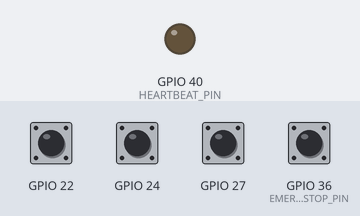
A program run on a simulated Raspberry Pi (BCM pin numbers). Parts: output pins drawn as LEDs (lit = HIGH). Dashed ring = blinking. The inputs (shaded band) are chosen by the test bench; at power-on: GPIO 22, GPIO 24, GPIO 27, GPIO 36 (EMERGENCY_STOP_PIN) HIGH. The clock reads 2024-03-15 10:24:30 at power-on unless the program sets it; what the program prints to the terminal is not drawn. At 17.7 s the program stops and its outputs stay as they are.

Above: at 5.0 s.
5.1 s: GPIO 22 pulled LOW for 1 s
At 6.6 s:
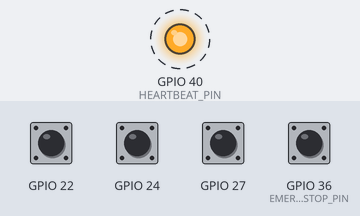
10.2 s: GPIO 24 pulled LOW for 1 s
13.7 s: GPIO 27 pulled LOW for 1 s
17.2 s: GPIO 36 (EMERGENCY_STOP_PIN) pulled LOW for 0.15 s
At 18.3 s:
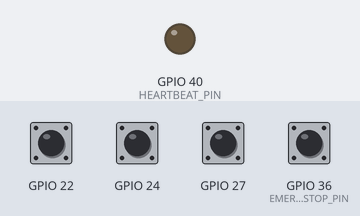
Timing chart, 0 to 19.2 s (numbered marks = the images above; inputs shaded):
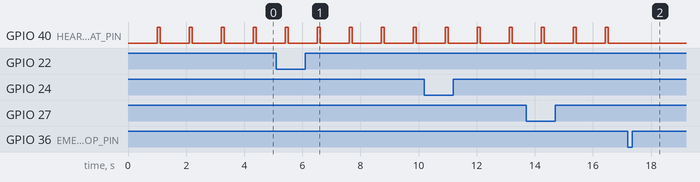

The program:

gpio_controller.py
```python
#!/usr/bin/env python3
"""
AOCROS GPIO Controller for Raspberry Pi 5
Simple ribbon cable servo/IO control
"""

import sys
import time
import signal
from dataclasses import dataclass
from typing import Optional, Dict, List

# Try pigpio first (best for servos), fall back to RPi.GPIO
try:
    import pigpio
    USE_PIGPIO = True
except ImportError:
    import RPi.GPIO as GPIO
    USE_PIGPIO = False
    print("Warning: pigpio not found, using RPi.GPIO (less precise)")

@dataclass
class ServoConfig:
    """Servo configuration per GPIO_RIBBON_SPEC.md"""
    name: str
    gpio: int
    min_pulse: int = 500    # 0° in microseconds
    max_pulse: int = 2500   # 180° in microseconds
    center: int = 1500      # 90°
    current: int = 1500

class GPIOController:
    """
    Physical GPIO controller for AOCROS
    Maps ribbon cable pins to functions
    """

    # Pin definitions from GPIO_RIBBON_SPEC.md
    EMERGENCY_STOP_PIN = 36  # GPIO 16, active low
    HEARTBEAT_PIN = 40       # GPIO 21, blink LED

    SERVOS = {
        'camera_pan':   ServoConfig('Camera Pan', 2, 500, 2500, 1500),
        'camera_tilt':  ServoConfig('Camera Tilt', 3, 500, 1500, 1000),  # Limited to 90°
        'arm_left':     ServoConfig('Left Arm', 4, 500, 2500, 1500),
        'arm_right':    ServoConfig('Right Arm', 17, 500, 2500, 1500),
        'head_rotate':  ServoConfig('Head Rotate', 18, 500, 2500, 1500),
        'motor_left':   ServoConfig('Motor L', 5, 0, 0, 0),  # PWM speed, not servo
        'motor_right':  ServoConfig('Motor R', 6, 0, 0, 0),
    }

    SENSORS = {
        'bump_front': 27,   # GPIO 27
        'bump_rear': 22,    # GPIO 22
        'ir_receiver': 24,  # GPIO 24 (TSOP38238)
    }

    def __init__(self):
        self.pi: Optional[pigpio.pi] = None
        self.running = False
        self.emergency_stop = False

    def connect(self) -> bool:
        """Initialize GPIO connection"""
        if USE_PIGPIO:
            self.pi = pigpio.pi()
            if not self.pi.connected:
                print("Failed to connect to pigpio daemon")
                return False
            print("Connected to pigpio (hardware PWM)")
        else:
            GPIO.setmode(GPIO.BCM)
            GPIO.setwarnings(False)
            print("Using RPi.GPIO (software PWM)")

        self._setup_pins()
        self.running = True
        return True

    def _setup_pins(self):
        """Configure pins per GPIO_RIBBON_SPEC.md"""
        if USE_PIGPIO:
            # Emergency stop input with pull-up
            self.pi.set_mode(self.EMERGENCY_STOP_PIN, pigpio.INPUT)
            self.pi.set_pull_up_down(self.EMERGENCY_STOP_PIN, pigpio.PUD_UP)

            # Heartbeat LED output
            self.pi.set_mode(self.HEARTBEAT_PIN, pigpio.OUTPUT)

            # Sensors as inputs
            for pin in self.SENSORS.values():
                self.pi.set_mode(pin, pigpio.INPUT)
                self.pi.set_pull_up_down(pin, pigpio.PUD_UP)
        else:
            # RPi.GPIO fallback
            GPIO.setup(self.EMERGENCY_STOP_PIN, GPIO.IN, pull_up_down=GPIO.PUD_UP)
            GPIO.setup(self.HEARTBEAT_PIN, GPIO.OUT)

            for pin in self.SENSORS.values():
                GPIO.setup(pin, GPIO.IN, pull_up_down=GPIO.PUD_UP)

    def set_servo(self, servo_name: str, angle: float) -> bool:
        """
        Set servo angle (0-180 degrees)
        Returns False if emergency stopped
        """
        if self.emergency_stop:
            return False

        servo = self.SERVOS.get(servo_name)
        if not servo:
            return False

        # Clamp angle
        angle = max(0, min(180, angle))

        # Map angle to pulse width
        pulse = servo.min_pulse + (angle / 180.0) * (servo.max_pulse - servo.min_pulse)
        servo.current = int(pulse)

        if USE_PIGPIO:
            self.pi.set_servo_pulsewidth(servo.gpio, servo.current)
        else:
            # Software PWM fallback (less accurate)
            pwm = GPIO.PWM(servo.gpio, 50)  # 50Hz
            pwm.start(0)
            duty = (pulse / 20000) * 100  # Convert μs to % duty
            pwm.ChangeDutyCycle(duty)
            time.sleep(0.1)  # Allow servo to move

        return True

    def center_all_servos(self):
        """Return all servos to center position"""
        for name in self.SERVOS.keys():
            if 'motor' not in name:  # Skip DC motors
                self.set_servo(name, 90)
                time.sleep(0.05)  # Stagger to avoid power spike

    def read_sensors(self) -> Dict[str, bool]:
        """Read all sensors, returns dict of sensor:pressed"""
        state = {}

        if USE_PIGPIO:
            for name, pin in self.SENSORS.items():
                # Active low (pulled up, ground when pressed)
                state[name] = self.pi.read(pin) == 0
        else:
            for name, pin in self.SENSORS.items():
                state[name] = GPIO.input(pin) == 0

        return state

    def check_emergency_stop(self) -> bool:
        """Check emergency stop button (pin 36)"""
        if USE_PIGPIO:
            pressed = self.pi.read(self.EMERGENCY_STOP_PIN) == 0
        else:
            pressed = GPIO.input(self.EMERGENCY_STOP_PIN) == 0

        if pressed and not self.emergency_stop:
            self.emergency_stop = True
            self.emergency_shutdown()

        return pressed

    def emergency_shutdown(self):
        """Immediate safe shutdown"""
        print("EMERGENCY STOP ACTIVATED")
        self.center_all_servos()

        if USE_PIGPIO:
            for servo in self.SERVOS.values():
                self.pi.set_servo_pulsewidth(servo.gpio, 0)  # Off

        self.running = False

    def heartbeat(self):
        """Blink heartbeat LED (pin 40)"""
        if USE_PIGPIO:
            self.pi.write(self.HEARTBEAT_PIN, 1)
            time.sleep(0.1)
            self.pi.write(self.HEARTBEAT_PIN, 0)
        else:
            GPIO.output(self.HEARTBEAT_PIN, GPIO.HIGH)
            time.sleep(0.1)
            GPIO.output(self.HEARTBEAT_PIN, GPIO.LOW)

    def run_loop(self):
        """Main control loop with heartbeat and sensor polling"""
        print("AOCROS GPIO Controller running")
        print("Emergency stop: Pin 36 (GPIO 16)")
        print("Heartbeat: Pin 40 (GPIO 21)")

        last_heartbeat = time.time()

        try:
            while self.running:
                # Check emergency stop every loop
                if self.check_emergency_stop():
                    break

                # Heartbeat every second
                if time.time() - last_heartbeat >= 1.0:
                    self.heartbeat()
                    last_heartbeat = time.time()

                    # Status output
                    sensors = self.read_sensors()
                    status = "STOP" if self.emergency_stop else "RUN"
                    print(f"\r[{status}] Sensors: {sensors}", end='', flush=True)

                time.sleep(0.01)  # 100Hz poll rate

        except KeyboardInterrupt:
            print("\nShutting down...")
        finally:
            self.shutdown()

    def shutdown(self):
        """Clean shutdown"""
        self.running = False
        self.center_all_servos()

        if USE_PIGPIO:
            for servo in self.SERVOS.values():
                self.pi.set_servo_pulsewidth(servo.gpio, 0)
            self.pi.stop()
        else:
            GPIO.cleanup()

        print("GPIO controller shutdown complete")

# Command line interface
if __name__ == "__main__":
    import argparse

    parser = argparse.ArgumentParser(description="AOCROS GPIO Controller")
    parser.add_argument("--servo", help="Servo name to move")
    parser.add_argument("--angle", type=float, help="Target angle (0-180)")
    parser.add_argument("--center", action="store_true", help="Center all servos")
    parser.add_argument("--test", action="store_true", help="Run test sequence")

    args = parser.parse_args()

    ctrl = GPIOController()

    if not ctrl.connect():
        sys.exit(1)

    if args.center:
        ctrl.center_all_servos()
        time.sleep(1)
        ctrl.shutdown()

    elif args.servo and args.angle is not None:
        ctrl.set_servo(args.servo, args.angle)
        time.sleep(1)
        ctrl.shutdown()

    elif args.test:
        print("Running test sequence...")
        ctrl.set_servo('camera_pan', 90)
        time.sleep(0.5)
        ctrl.set_servo('camera_pan', 45)
        time.sleep(0.5)
        ctrl.set_servo('camera_pan', 135)
        time.sleep(0.5)
        ctrl.center_all_servos()
        print("Test complete")
        ctrl.shutdown()

    else:
        # Run main loop
        ctrl.run_loop()
```

Measured:
- after the input at 17.2 s, GPIO 40 (HEARTBEAT_PIN): stops changing and stays LOW
- by itself, GPIO 40 (HEARTBEAT_PIN): alternates HIGH for 0.10 s and LOW for 1.0 s
